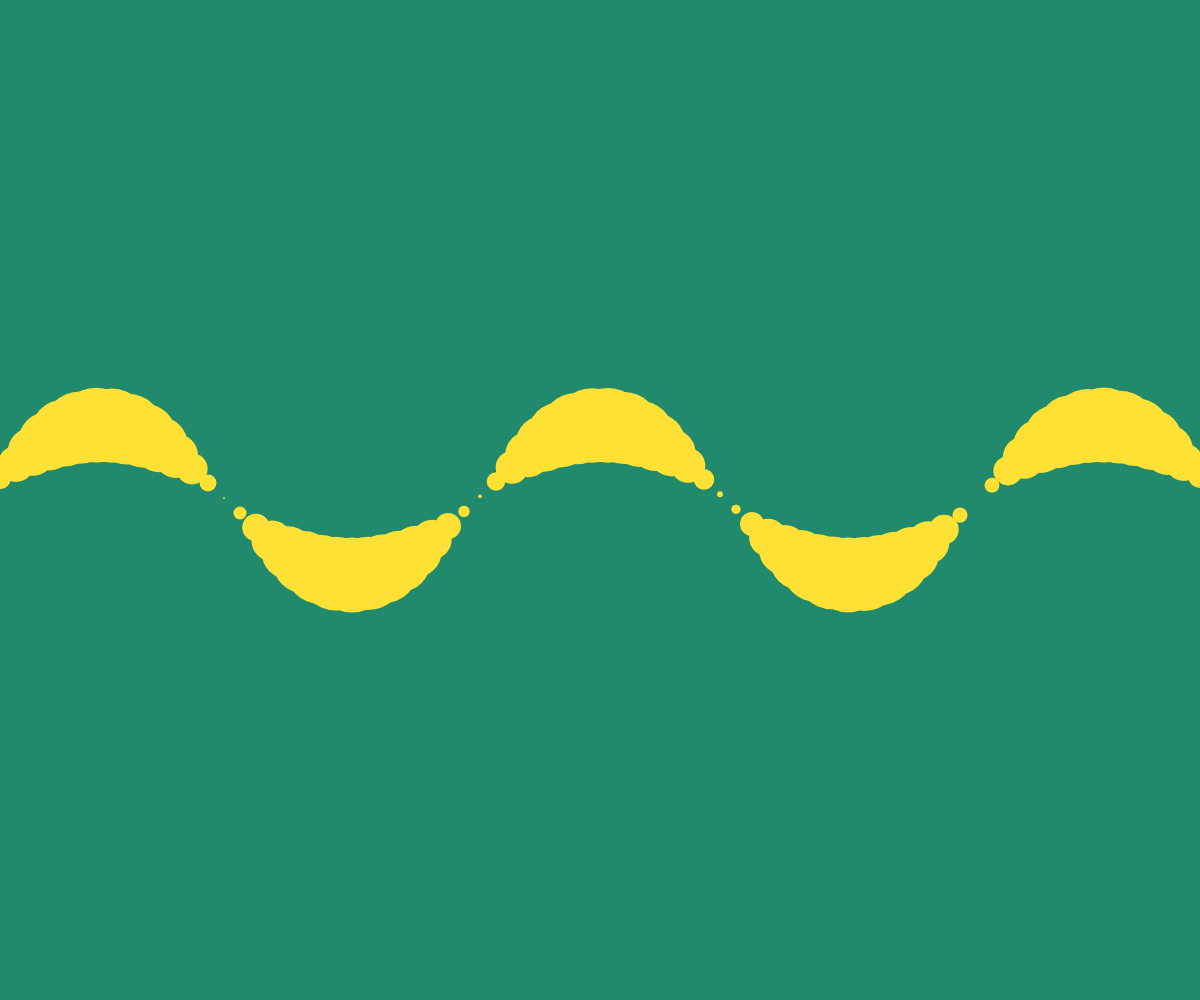
Frame 1 (no input)
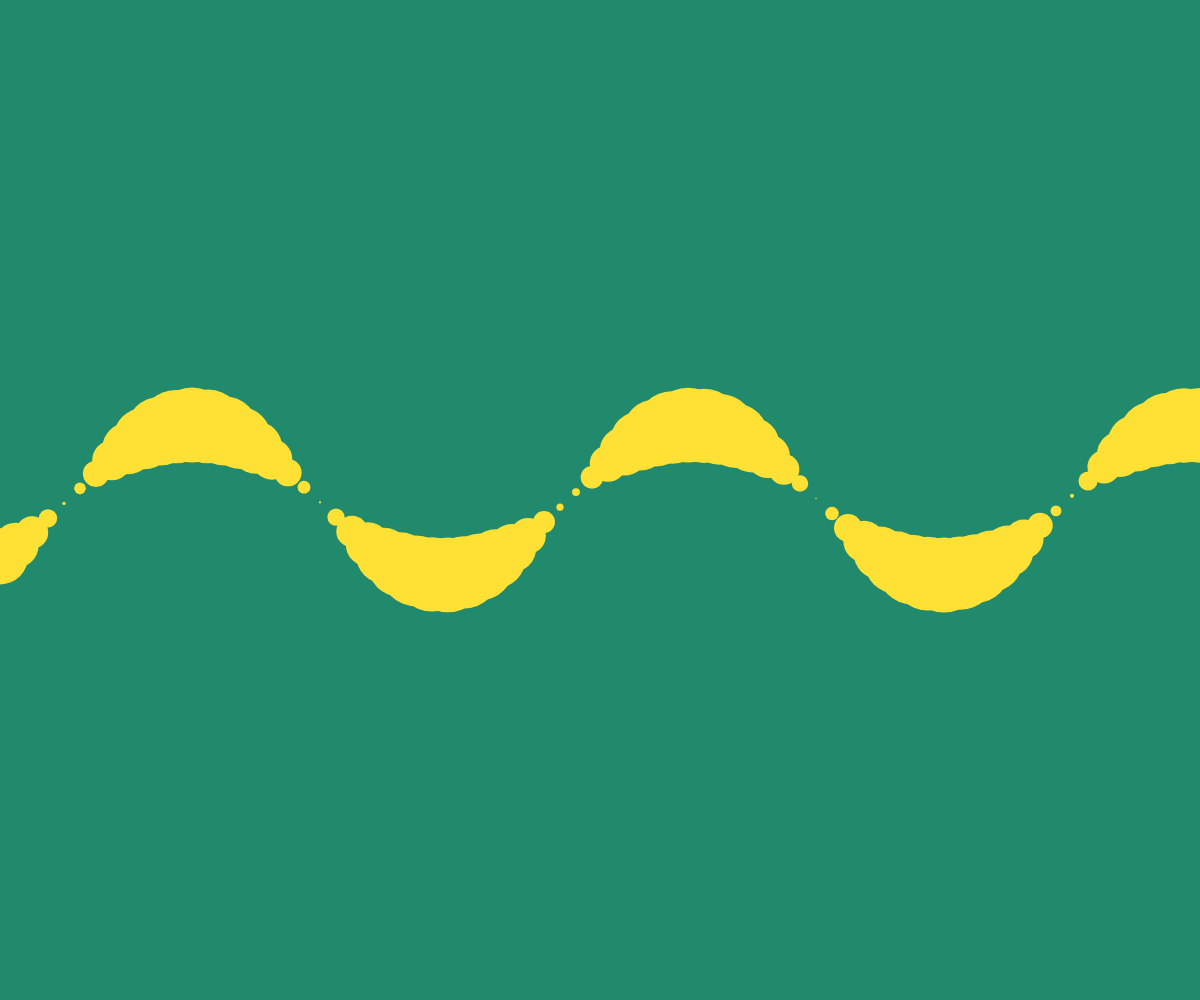
Frame 60 (no input)
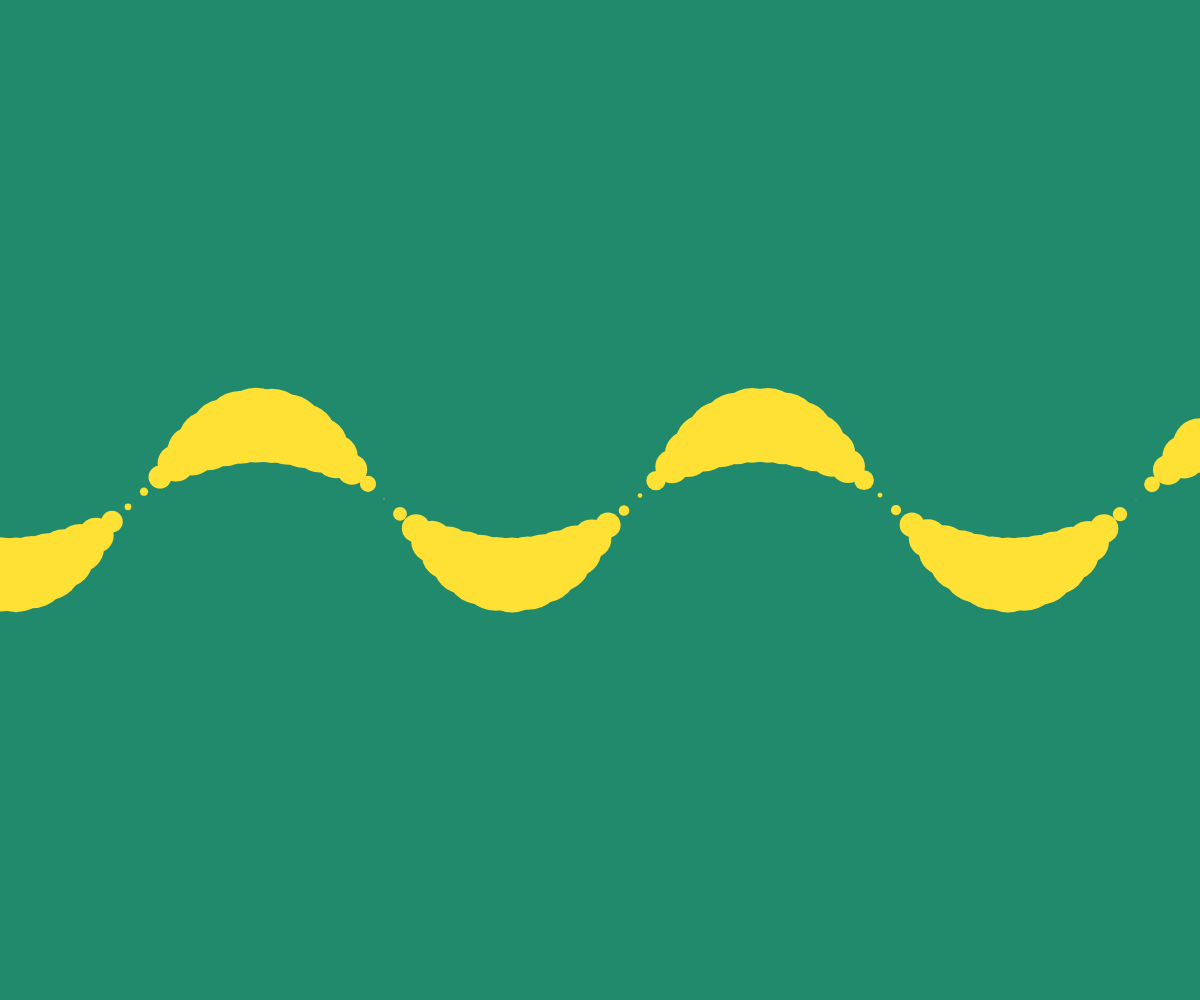
Frame 120 (the mouse pressed at the canvas centre since frame 60)

The p5.js sketch that drew these frames (run headless with seeded random() and noise() and a simulated clock; from frame 60 on, the mouse is pressed at the canvas centre):

// p5.js sketch
// ── sketch.js
//source: https://p5js.org/examples/math-sine-wave.html
let xspacing = 16; // Distance between each horizontal location
let w; // Width of entire wave
let theta = 0.0; // Start angle at 0
let amplitude = 75.0; // Height of wave
let period = 500.0; // How many pixels before the wave repeats
let dx; // Value for incrementing x
let yvalues; // Using an array to store height values for the wave

function setup() {
  createCanvas(windowWidth, windowHeight);
  w = width + 16;
  dx = (TWO_PI / period) * xspacing;
  yvalues = new Array(floor(w / xspacing));
}

function draw() {
  background(33,137,108);
  calcWave();
  renderWave();
}

function calcWave() {
  // Increment theta (try different values for
  // 'angular velocity' here)
  theta += 0.3;

  // For every x value, calculate a y value with sine function
  let x = theta;
  for (let i = 0; i < yvalues.length; i++) {
    yvalues[i] = sin(x) * amplitude;
    x += dx;
  }
}

function renderWave() {
  noStroke();
  fill(255, 225, 53);
  // A simple way to draw the wave with an ellipse at each location
  for (let x = 0; x < yvalues.length; x++) {
    ellipse(x*xspacing, height / 2- yvalues[x], yvalues[x], yvalues[x]);
  }
}
